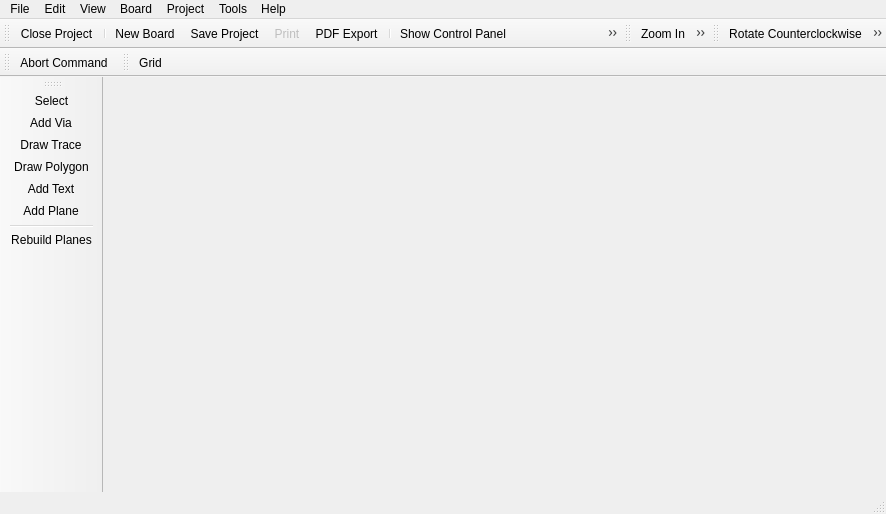
<?xml version="1.0" encoding="UTF-8"?>
<ui version="4.0">
 <class>librepcb::project::editor::BoardEditor</class>
 <widget class="QMainWindow" name="librepcb::project::editor::BoardEditor">
  <property name="enabled">
   <bool>true</bool>
  </property>
  <property name="geometry">
   <rect>
    <x>0</x>
    <y>0</y>
    <width>886</width>
    <height>514</height>
   </rect>
  </property>
  <property name="windowTitle">
   <string>Board Editor</string>
  </property>
  <property name="windowIcon">
   <iconset resource="../../../../img/images.qrc">
    <normaloff>:/img/actions/chip.png</normaloff>:/img/actions/chip.png</iconset>
  </property>
  <widget class="QWidget" name="centralwidget">
   <layout class="QVBoxLayout" name="verticalLayout">
    <property name="spacing">
     <number>0</number>
    </property>
    <property name="leftMargin">
     <number>0</number>
    </property>
    <property name="topMargin">
     <number>0</number>
    </property>
    <property name="rightMargin">
     <number>0</number>
    </property>
    <property name="bottomMargin">
     <number>0</number>
    </property>
    <item>
     <widget class="QTabBar" name="tabBar" native="true"/>
    </item>
   </layout>
  </widget>
  <widget class="QMenuBar" name="menubar">
   <property name="geometry">
    <rect>
     <x>0</x>
     <y>0</y>
     <width>886</width>
     <height>22</height>
    </rect>
   </property>
   <widget class="QMenu" name="menuFile">
    <property name="title">
     <string>File</string>
    </property>
    <addaction name="actionProjectSave"/>
    <addaction name="actionPrint"/>
    <addaction name="actionExportAsPdf"/>
    <addaction name="separator"/>
    <addaction name="actionGenerateFabricationData"/>
    <addaction name="separator"/>
    <addaction name="actionProjectClose"/>
    <addaction name="actionQuit"/>
   </widget>
   <widget class="QMenu" name="menuEdit">
    <property name="title">
     <string>Edit</string>
    </property>
    <addaction name="actionUndo"/>
    <addaction name="actionRedo"/>
    <addaction name="separator"/>
    <addaction name="actionRotate_CCW"/>
    <addaction name="actionRotate_CW"/>
    <addaction name="actionFlipHorizontal"/>
    <addaction name="actionFlipVertical"/>
    <addaction name="actionCopy"/>
    <addaction name="actionCut"/>
    <addaction name="actionPaste"/>
    <addaction name="actionRemove"/>
    <addaction name="separator"/>
    <addaction name="actionEditNetClasses"/>
   </widget>
   <widget class="QMenu" name="menuView">
    <property name="title">
     <string>View</string>
    </property>
    <addaction name="actionGrid"/>
    <addaction name="separator"/>
    <addaction name="actionZoomIn"/>
    <addaction name="actionZoomOut"/>
    <addaction name="actionZoomAll"/>
   </widget>
   <widget class="QMenu" name="menuProject">
    <property name="title">
     <string>Project</string>
    </property>
    <addaction name="actionProjectProperties"/>
    <addaction name="actionProjectSettings"/>
   </widget>
   <widget class="QMenu" name="menuTools">
    <property name="title">
     <string>Tools</string>
    </property>
    <addaction name="actionToolSelect"/>
    <addaction name="actionToolAddVia"/>
    <addaction name="actionToolDrawTrace"/>
    <addaction name="actionToolDrawPolygon"/>
    <addaction name="actionToolAddText"/>
    <addaction name="actionToolAddPlane"/>
   </widget>
   <widget class="QMenu" name="menuHelp">
    <property name="enabled">
     <bool>true</bool>
    </property>
    <property name="title">
     <string>Help</string>
    </property>
    <addaction name="actionHelp"/>
    <addaction name="actionAbout"/>
    <addaction name="actionAboutQt"/>
   </widget>
   <widget class="QMenu" name="menuBoard">
    <property name="title">
     <string>Board</string>
    </property>
    <addaction name="actionLayerStackSetup"/>
    <addaction name="actionModifyDesignRules"/>
    <addaction name="separator"/>
    <addaction name="actionRebuildPlanes"/>
    <addaction name="separator"/>
    <addaction name="actionNewBoard"/>
    <addaction name="actionCopyBoard"/>
    <addaction name="actionRemoveBoard"/>
    <addaction name="separator"/>
   </widget>
   <addaction name="menuFile"/>
   <addaction name="menuEdit"/>
   <addaction name="menuView"/>
   <addaction name="menuBoard"/>
   <addaction name="menuProject"/>
   <addaction name="menuTools"/>
   <addaction name="menuHelp"/>
  </widget>
  <widget class="librepcb::StatusBar" name="statusbar"/>
  <widget class="QToolBar" name="fileToolbar">
   <property name="windowTitle">
    <string>File</string>
   </property>
   <attribute name="toolBarArea">
    <enum>TopToolBarArea</enum>
   </attribute>
   <attribute name="toolBarBreak">
    <bool>false</bool>
   </attribute>
   <addaction name="actionProjectClose"/>
   <addaction name="separator"/>
   <addaction name="actionNewBoard"/>
   <addaction name="actionProjectSave"/>
   <addaction name="actionPrint"/>
   <addaction name="actionExportAsPdf"/>
   <addaction name="separator"/>
   <addaction name="actionShowControlPanel"/>
   <addaction name="actionShowSchematicEditor"/>
   <addaction name="separator"/>
   <addaction name="actionUndo"/>
   <addaction name="actionRedo"/>
  </widget>
  <widget class="QToolBar" name="zoomToolbar">
   <property name="windowTitle">
    <string>Zoom</string>
   </property>
   <attribute name="toolBarArea">
    <enum>TopToolBarArea</enum>
   </attribute>
   <attribute name="toolBarBreak">
    <bool>false</bool>
   </attribute>
   <addaction name="actionZoomIn"/>
   <addaction name="actionZoomOut"/>
   <addaction name="actionZoomAll"/>
  </widget>
  <widget class="QToolBar" name="editToolbar">
   <property name="windowTitle">
    <string>Edit</string>
   </property>
   <attribute name="toolBarArea">
    <enum>TopToolBarArea</enum>
   </attribute>
   <attribute name="toolBarBreak">
    <bool>false</bool>
   </attribute>
   <addaction name="actionRotate_CCW"/>
   <addaction name="actionRotate_CW"/>
   <addaction name="actionFlipHorizontal"/>
   <addaction name="actionFlipVertical"/>
   <addaction name="separator"/>
   <addaction name="actionCut"/>
   <addaction name="actionCopy"/>
   <addaction name="actionPaste"/>
   <addaction name="actionRemove"/>
  </widget>
  <widget class="QToolBar" name="toolsToolbar">
   <property name="windowTitle">
    <string>Tools</string>
   </property>
   <attribute name="toolBarArea">
    <enum>LeftToolBarArea</enum>
   </attribute>
   <attribute name="toolBarBreak">
    <bool>false</bool>
   </attribute>
   <addaction name="actionToolSelect"/>
   <addaction name="actionToolAddVia"/>
   <addaction name="actionToolDrawTrace"/>
   <addaction name="actionToolDrawPolygon"/>
   <addaction name="actionToolAddText"/>
   <addaction name="actionToolAddPlane"/>
   <addaction name="separator"/>
   <addaction name="actionRebuildPlanes"/>
  </widget>
  <widget class="QToolBar" name="commandToolbar">
   <property name="windowTitle">
    <string>Command</string>
   </property>
   <attribute name="toolBarArea">
    <enum>TopToolBarArea</enum>
   </attribute>
   <attribute name="toolBarBreak">
    <bool>true</bool>
   </attribute>
   <addaction name="actionCommandAbort"/>
  </widget>
  <widget class="QToolBar" name="viewToolbar">
   <property name="windowTitle">
    <string>View</string>
   </property>
   <attribute name="toolBarArea">
    <enum>TopToolBarArea</enum>
   </attribute>
   <attribute name="toolBarBreak">
    <bool>false</bool>
   </attribute>
   <addaction name="actionGrid"/>
  </widget>
  <action name="actionProjectSave">
   <property name="icon">
    <iconset resource="../../../../img/images.qrc">
     <normaloff>:/img/actions/save.png</normaloff>:/img/actions/save.png</iconset>
   </property>
   <property name="text">
    <string>Save Project</string>
   </property>
   <property name="shortcut">
    <string>Ctrl+S</string>
   </property>
  </action>
  <action name="actionProjectClose">
   <property name="icon">
    <iconset resource="../../../../img/images.qrc">
     <normaloff>:/img/actions/close.png</normaloff>:/img/actions/close.png</iconset>
   </property>
   <property name="text">
    <string>Close Project</string>
   </property>
  </action>
  <action name="actionPrint">
   <property name="enabled">
    <bool>false</bool>
   </property>
   <property name="icon">
    <iconset resource="../../../../img/images.qrc">
     <normaloff>:/img/actions/print.png</normaloff>:/img/actions/print.png</iconset>
   </property>
   <property name="text">
    <string>Print</string>
   </property>
   <property name="shortcut">
    <string>Ctrl+P</string>
   </property>
   <property name="visible">
    <bool>false</bool>
   </property>
  </action>
  <action name="actionQuit">
   <property name="icon">
    <iconset resource="../../../../img/images.qrc">
     <normaloff>:/img/actions/quit.png</normaloff>:/img/actions/quit.png</iconset>
   </property>
   <property name="text">
    <string>Quit</string>
   </property>
   <property name="shortcut">
    <string>Ctrl+Q</string>
   </property>
  </action>
  <action name="actionExportAsPdf">
   <property name="icon">
    <iconset resource="../../../../img/images.qrc">
     <normaloff>:/img/actions/pdf.png</normaloff>:/img/actions/pdf.png</iconset>
   </property>
   <property name="text">
    <string>PDF Export</string>
   </property>
   <property name="visible">
    <bool>false</bool>
   </property>
  </action>
  <action name="actionShowControlPanel">
   <property name="icon">
    <iconset resource="../../../../img/images.qrc">
     <normaloff>:/img/actions/home.png</normaloff>:/img/actions/home.png</iconset>
   </property>
   <property name="text">
    <string>Show Control Panel</string>
   </property>
  </action>
  <action name="actionShowSchematicEditor">
   <property name="icon">
    <iconset resource="../../../../img/images.qrc">
     <normaloff>:/img/actions/schematic.png</normaloff>:/img/actions/schematic.png</iconset>
   </property>
   <property name="text">
    <string>Show Schematic Editor</string>
   </property>
  </action>
  <action name="actionUndo">
   <property name="icon">
    <iconset resource="../../../../img/images.qrc">
     <normaloff>:/img/actions/undo.png</normaloff>:/img/actions/undo.png</iconset>
   </property>
   <property name="text">
    <string>Undo</string>
   </property>
   <property name="shortcut">
    <string>Ctrl+Z</string>
   </property>
  </action>
  <action name="actionRedo">
   <property name="icon">
    <iconset resource="../../../../img/images.qrc">
     <normaloff>:/img/actions/redo.png</normaloff>:/img/actions/redo.png</iconset>
   </property>
   <property name="text">
    <string>Redo</string>
   </property>
   <property name="shortcut">
    <string>Ctrl+Y</string>
   </property>
  </action>
  <action name="actionHelp">
   <property name="icon">
    <iconset resource="../../../../img/images.qrc">
     <normaloff>:/img/actions/help.png</normaloff>:/img/actions/help.png</iconset>
   </property>
   <property name="text">
    <string>Help</string>
   </property>
   <property name="shortcut">
    <string>F1</string>
   </property>
   <property name="visible">
    <bool>false</bool>
   </property>
  </action>
  <action name="actionRotate_CCW">
   <property name="icon">
    <iconset resource="../../../../img/images.qrc">
     <normaloff>:/img/actions/rotate_left.png</normaloff>:/img/actions/rotate_left.png</iconset>
   </property>
   <property name="text">
    <string>Rotate Counterclockwise</string>
   </property>
   <property name="shortcut">
    <string>R</string>
   </property>
  </action>
  <action name="actionRotate_CW">
   <property name="icon">
    <iconset resource="../../../../img/images.qrc">
     <normaloff>:/img/actions/rotate_right.png</normaloff>:/img/actions/rotate_right.png</iconset>
   </property>
   <property name="text">
    <string>Rotate Clockwise</string>
   </property>
   <property name="shortcut">
    <string>Shift+R</string>
   </property>
  </action>
  <action name="actionCopy">
   <property name="icon">
    <iconset resource="../../../../img/images.qrc">
     <normaloff>:/img/actions/copy.png</normaloff>:/img/actions/copy.png</iconset>
   </property>
   <property name="text">
    <string>Copy</string>
   </property>
   <property name="shortcut">
    <string>Ctrl+C</string>
   </property>
   <property name="visible">
    <bool>false</bool>
   </property>
  </action>
  <action name="actionCut">
   <property name="icon">
    <iconset resource="../../../../img/images.qrc">
     <normaloff>:/img/actions/cut.png</normaloff>:/img/actions/cut.png</iconset>
   </property>
   <property name="text">
    <string>Cut</string>
   </property>
   <property name="shortcut">
    <string>Ctrl+X</string>
   </property>
   <property name="visible">
    <bool>false</bool>
   </property>
  </action>
  <action name="actionPaste">
   <property name="icon">
    <iconset resource="../../../../img/images.qrc">
     <normaloff>:/img/actions/paste.png</normaloff>:/img/actions/paste.png</iconset>
   </property>
   <property name="text">
    <string>Paste</string>
   </property>
   <property name="shortcut">
    <string>Ctrl+V</string>
   </property>
   <property name="visible">
    <bool>false</bool>
   </property>
  </action>
  <action name="actionRemove">
   <property name="icon">
    <iconset resource="../../../../img/images.qrc">
     <normaloff>:/img/actions/delete.png</normaloff>:/img/actions/delete.png</iconset>
   </property>
   <property name="text">
    <string>Remove</string>
   </property>
   <property name="shortcut">
    <string>Del</string>
   </property>
  </action>
  <action name="actionGrid">
   <property name="icon">
    <iconset resource="../../../../img/images.qrc">
     <normaloff>:/img/actions/grid.png</normaloff>:/img/actions/grid.png</iconset>
   </property>
   <property name="text">
    <string>Grid</string>
   </property>
  </action>
  <action name="actionZoomIn">
   <property name="icon">
    <iconset resource="../../../../img/images.qrc">
     <normaloff>:/img/actions/zoom_in.png</normaloff>:/img/actions/zoom_in.png</iconset>
   </property>
   <property name="text">
    <string>Zoom In</string>
   </property>
  </action>
  <action name="actionZoomOut">
   <property name="icon">
    <iconset resource="../../../../img/images.qrc">
     <normaloff>:/img/actions/zoom_out.png</normaloff>:/img/actions/zoom_out.png</iconset>
   </property>
   <property name="text">
    <string>Zoom Out</string>
   </property>
  </action>
  <action name="actionZoomAll">
   <property name="icon">
    <iconset resource="../../../../img/images.qrc">
     <normaloff>:/img/actions/zoom_all.png</normaloff>:/img/actions/zoom_all.png</iconset>
   </property>
   <property name="text">
    <string>Zoom All</string>
   </property>
  </action>
  <action name="actionProjectProperties">
   <property name="text">
    <string>Properties</string>
   </property>
   <property name="toolTip">
    <string>Edit Project Properties</string>
   </property>
  </action>
  <action name="actionProjectSettings">
   <property name="icon">
    <iconset resource="../../../../img/images.qrc">
     <normaloff>:/img/actions/settings.png</normaloff>:/img/actions/settings.png</iconset>
   </property>
   <property name="text">
    <string>Settings</string>
   </property>
   <property name="toolTip">
    <string>Project Settings</string>
   </property>
   <property name="visible">
    <bool>false</bool>
   </property>
  </action>
  <action name="actionAbout">
   <property name="icon">
    <iconset resource="../../../../img/images.qrc">
     <normaloff>:/img/actions/info.png</normaloff>:/img/actions/info.png</iconset>
   </property>
   <property name="text">
    <string>About</string>
   </property>
  </action>
  <action name="actionAboutQt">
   <property name="text">
    <string>About Qt</string>
   </property>
  </action>
  <action name="actionToolSelect">
   <property name="icon">
    <iconset resource="../../../../img/images.qrc">
     <normaloff>:/img/actions/select.png</normaloff>:/img/actions/select.png</iconset>
   </property>
   <property name="text">
    <string>Select</string>
   </property>
  </action>
  <action name="actionCommandAbort">
   <property name="icon">
    <iconset resource="../../../../img/images.qrc">
     <normaloff>:/img/actions/stop.png</normaloff>:/img/actions/stop.png</iconset>
   </property>
   <property name="text">
    <string>Abort Command</string>
   </property>
   <property name="shortcut">
    <string>Esc</string>
   </property>
  </action>
  <action name="actionNewBoard">
   <property name="icon">
    <iconset resource="../../../../img/images.qrc">
     <normaloff>:/img/actions/new_2.png</normaloff>:/img/actions/new_2.png</iconset>
   </property>
   <property name="text">
    <string>New Board</string>
   </property>
   <property name="shortcut">
    <string>Ctrl+N</string>
   </property>
  </action>
  <action name="actionEditNetClasses">
   <property name="text">
    <string>Net Classes</string>
   </property>
  </action>
  <action name="actionFlipHorizontal">
   <property name="icon">
    <iconset resource="../../../../img/images.qrc">
     <normaloff>:/img/actions/flip_horizontal.png</normaloff>:/img/actions/flip_horizontal.png</iconset>
   </property>
   <property name="text">
    <string>Flip Horizontal</string>
   </property>
   <property name="shortcut">
    <string>F</string>
   </property>
  </action>
  <action name="actionFlipVertical">
   <property name="icon">
    <iconset resource="../../../../img/images.qrc">
     <normaloff>:/img/actions/flip_vertical.png</normaloff>:/img/actions/flip_vertical.png</iconset>
   </property>
   <property name="text">
    <string>Flip Vertical</string>
   </property>
   <property name="shortcut">
    <string>Shift+F</string>
   </property>
  </action>
  <action name="actionToolDrawTrace">
   <property name="icon">
    <iconset resource="../../../../img/images.qrc">
     <normaloff>:/img/actions/draw_wire.png</normaloff>:/img/actions/draw_wire.png</iconset>
   </property>
   <property name="text">
    <string>Draw Trace</string>
   </property>
  </action>
  <action name="actionToolAddVia">
   <property name="icon">
    <iconset resource="../../../../img/images.qrc">
     <normaloff>:/img/actions/add_via.png</normaloff>:/img/actions/add_via.png</iconset>
   </property>
   <property name="text">
    <string>Add Via</string>
   </property>
  </action>
  <action name="actionCopyBoard">
   <property name="icon">
    <iconset resource="../../../../img/images.qrc">
     <normaloff>:/img/actions/copy.png</normaloff>:/img/actions/copy.png</iconset>
   </property>
   <property name="text">
    <string>Copy Board</string>
   </property>
  </action>
  <action name="actionGenerateFabricationData">
   <property name="icon">
    <iconset resource="../../../../img/images.qrc">
     <normaloff>:/img/actions/export_gerber.png</normaloff>:/img/actions/export_gerber.png</iconset>
   </property>
   <property name="text">
    <string>Generate Fabrication Data</string>
   </property>
   <property name="toolTip">
    <string>Generate Fabrication Data</string>
   </property>
  </action>
  <action name="actionModifyDesignRules">
   <property name="text">
    <string>Design Rules</string>
   </property>
  </action>
  <action name="actionLayerStackSetup">
   <property name="text">
    <string>Layer Stack Setup</string>
   </property>
  </action>
  <action name="actionRemoveBoard">
   <property name="icon">
    <iconset resource="../../../../img/images.qrc">
     <normaloff>:/img/actions/delete.png</normaloff>:/img/actions/delete.png</iconset>
   </property>
   <property name="text">
    <string>Remove Board</string>
   </property>
  </action>
  <action name="actionToolDrawPolygon">
   <property name="icon">
    <iconset resource="../../../../img/images.qrc">
     <normaloff>:/img/actions/draw_polygon.png</normaloff>:/img/actions/draw_polygon.png</iconset>
   </property>
   <property name="text">
    <string>Draw Polygon</string>
   </property>
  </action>
  <action name="actionRebuildPlanes">
   <property name="icon">
    <iconset resource="../../../../img/images.qrc">
     <normaloff>:/img/actions/rebuild_plane.png</normaloff>:/img/actions/rebuild_plane.png</iconset>
   </property>
   <property name="text">
    <string>Rebuild Planes</string>
   </property>
  </action>
  <action name="actionToolAddPlane">
   <property name="icon">
    <iconset resource="../../../../img/images.qrc">
     <normaloff>:/img/actions/add_plane.png</normaloff>:/img/actions/add_plane.png</iconset>
   </property>
   <property name="text">
    <string>Add Plane</string>
   </property>
  </action>
  <action name="actionToolAddText">
   <property name="icon">
    <iconset resource="../../../../img/images.qrc">
     <normaloff>:/img/actions/add_text.png</normaloff>:/img/actions/add_text.png</iconset>
   </property>
   <property name="text">
    <string>Add Text</string>
   </property>
  </action>
 </widget>
 <customwidgets>
  <customwidget>
   <class>librepcb::StatusBar</class>
   <extends>QStatusBar</extends>
   <header location="global">librepcb/common/widgets/statusbar.h</header>
  </customwidget>
  <customwidget>
   <class>QTabBar</class>
   <extends>QWidget</extends>
   <header>qtabbar.h</header>
  </customwidget>
 </customwidgets>
 <resources>
  <include location="../../../../img/images.qrc"/>
 </resources>
 <connections/>
</ui>
